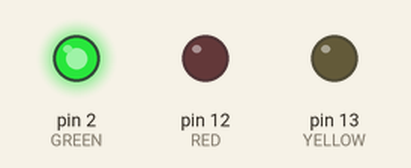
A sketch run on a simulated Arduino Uno, built with avr-gcc and run on an emulated ATmega328P. On the bench: output pins drawn as LEDs (lit = HIGH).

Above: at 1.5 s.
At 4.5 s:
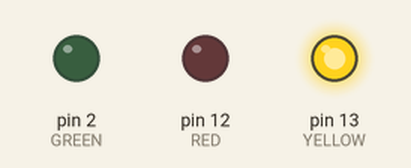
At 7.5 s:
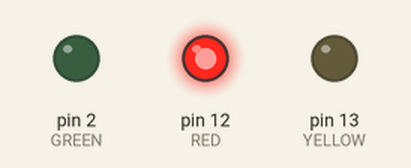
Timing chart, 0 to 11.7 s (numbered marks = the images above):
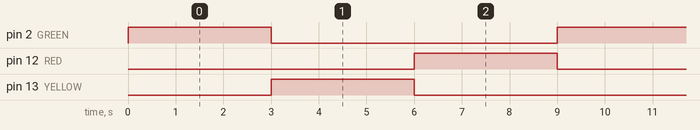

The sketch:

lightingTest.ino
```cpp
#include <Arduino.h>

#define LOW 0
#define HIGH 1
#define RED 12
#define YELLOW 13
#define GREEN 2

void setup() {
  pinMode(RED, OUTPUT);
  pinMode(YELLOW, OUTPUT);
  pinMode(GREEN, OUTPUT);
  digitalWrite(RED, LOW);
  digitalWrite(YELLOW, LOW);
  digitalWrite(GREEN, LOW);
}

void loop(){
  digitalWrite(RED, LOW);
  digitalWrite(GREEN, HIGH);
  delay(3000);
  digitalWrite(YELLOW, HIGH);
  digitalWrite(GREEN, LOW);
  delay(3000);
  digitalWrite(RED, HIGH);
  digitalWrite(YELLOW, LOW);
  delay(3000);
}
```

Measured:
- by itself, pin 2 (GREEN), pin 12 (RED), pin 13 (YELLOW): alternates HIGH for 3.0 s and LOW for 6.0 s
- by itself, everything shown: repeats every 9.0 s, in 3 steps
